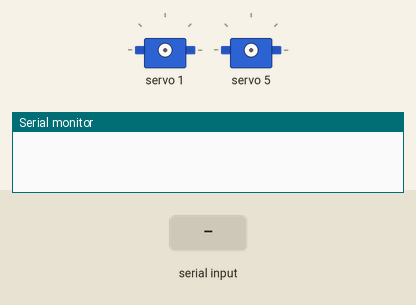
The sketch below on a simulated Arduino Uno, built with avr-gcc and run on an emulated ATmega328P. Shown: 2 × servo, the last lines printed to the serial monitor. The test bench sets the inputs (shaded band).

Above: at 1.2 s.
1.3 s: "1" received over Serial
2.8 s: "2" received over Serial
At 3.1 s:
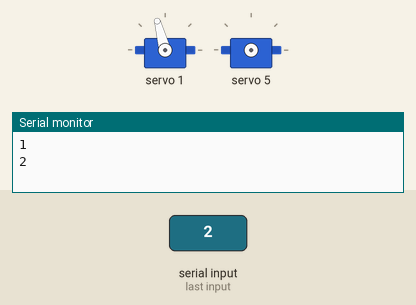
4.3 s: "3" received over Serial
5.8 s: "4" received over Serial
At 6.6 s:
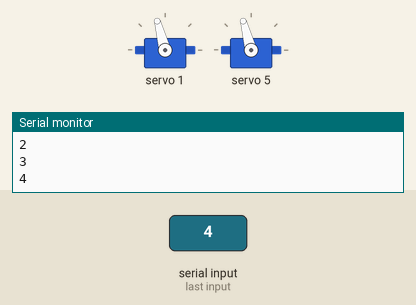
7.3 s: "1" received over Serial
At 7.7 s:
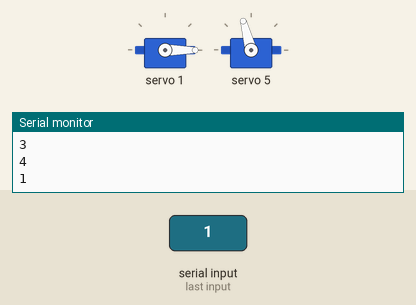
8.8 s: "3" received over Serial
At 10.0 s:
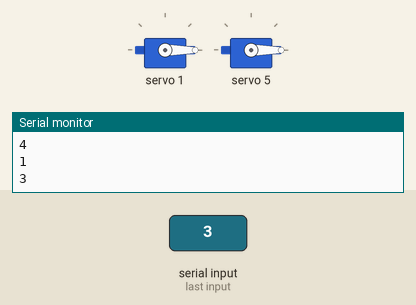
Timing chart, 0 to 11.3 s (numbered marks = the images above; inputs shaded):
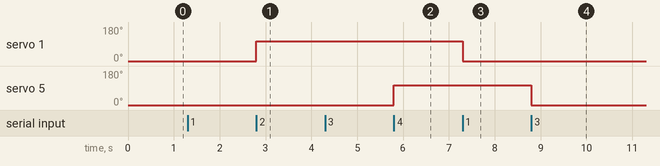

Measured:
- after the input at 2.8 s, servo 1: 0° → 105° at once
- after the input at 5.8 s, servo 5: 0° → 105° at once
- after the input at 7.3 s, servo 1: 105° → 0° at once
- after the input at 8.8 s, servo 5: 105° → 0° at once

The sketch:

basicservoconteol.ino
```cpp
#include <Wire.h>
#include <Adafruit_PWMServoDriver.h>
char C;
Adafruit_PWMServoDriver pwm = Adafruit_PWMServoDriver();


#define SERVOMIN  150 // This is the 'minimum' pulse length count (out of 4096)
#define SERVOMAX  600


void setup() {
  // put your setup code here, to run once:
Serial.begin(9600);
  pwm.begin();
  pwm.setPWMFreq(60);
}

void loop() {
  // put your main code here, to run repeatedly:
 while(Serial.available())
  {


   C = Serial.read();
 if (C =='1'){
  Serial.println(C);
   pwm.setPWM(1, 0, 100);
 }
 if (C =='2'){
  Serial.println(C);
   pwm.setPWM(1, 0, 400);
 }
  if (C =='3'){
  Serial.println(C);
   pwm.setPWM(5, 0, 100);
 }
 if (C =='4'){
  Serial.println(C);
   pwm.setPWM(5, 0, 400);
 }
 }
}
```
